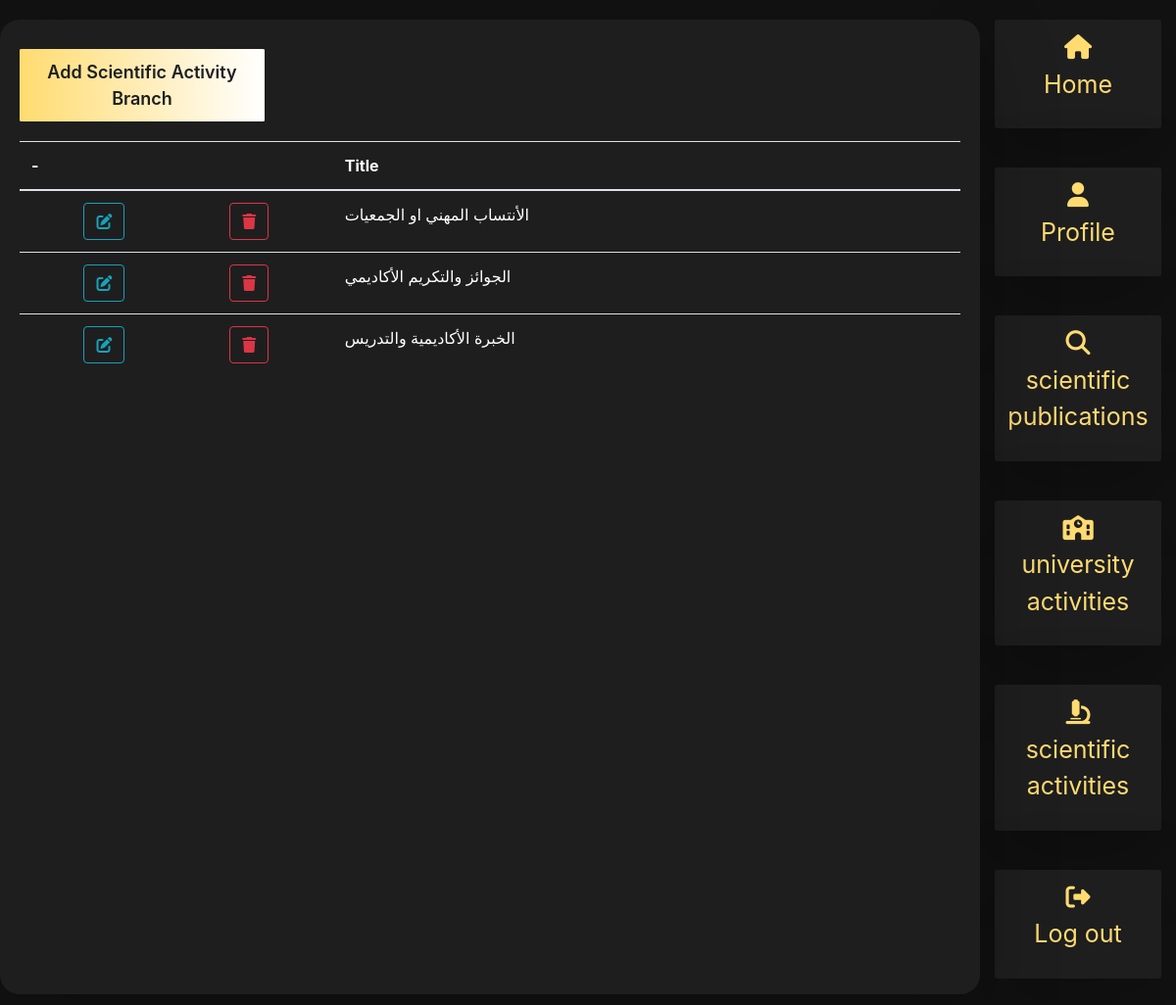
The app's page /dashboard/sa_branch/displaySABranch.php with its own data.
### tables this page shows
CREATE TABLE `sa_branch` (
  `id` int(11) NOT NULL,
  `title` varchar(255) NOT NULL
);

### dashboard/functions.php (called while the page is built, shortened)
<?php
require('connection.php');
require('sa_branch/sa_branch.php');
$db=new DBController();
$SABranch=new SABranch($db);
?>

### dashboard/sa_branch/sa_branch.php (called while the page is built, shortened)
<?php
class SABranch
{
    public $db = null;
    public function __construct(DBController $db)
    {
        $this->db = $db;
    }
    public function getData()
    {
        $result = $this->db->con->query("SELECT * FROM sa_branch");
        $resultArray = array();
        while ($item = mysqli_fetch_array($result, MYSQLI_ASSOC)) {
            $resultArray[] = $item;
        }
        return $resultArray;
    }
}

### dashboard/connection.php (called while the page is built, shortened)
<?php
class DBController{
  protected  $server = "localhost";
  protected  $user = "root";
  protected  $pass = "";
  protected $database = "maysaa";
  public function __construct(){
    $this->con = mysqli_connect($this->server, $this->user, $this->pass, $this->database);
  }
}

### dashboard/sa_branch/displaySABranch.php (the view, shortened to what this page needs)
<?php
include('../functions.php');
include("../header.php");
?>
<div class="container-fluid">
    <div class="row">
        <?php
        include("../sideNavv.php");
        ?>
        <div class="col-lg-10 col-md-9 col-sm-12 container-fluid thedetailll">
            <a href="addSABranch.php" class="addtotable">Add Scientific Activity Branch</a>
            <table class="table">
                <thead>
                    <tr>
                        <th scope="col">Title</th>
                        <th>-</th>
                    </tr>
                </thead>
                <tbody>
                    <?php
                    foreach ($SABranch->getData() as $sa_branch) :
                    ?>
                        <tr>
                            <td><?php echo $sa_branch["title"] ?></td>
                            <td>
                                <div class="d-flex justify-content-around">
                                    <form method="post">
                                        <button name="deleteItem" class="btn btn-outline-danger" type="submit"><i class="fa-solid fa-trash"></i></button>
                                    </form>
                                    <a href="<?php printf('%s?id=%s', 'updateSABranch.php',  $sa_branch['id']); ?>">
                                        <button class="btn btn-outline-info"><i class="fa-solid fa-edit"></i></button>
                                    </a>
                                </div>
                            </td>
                        </tr>
                    <?php
                    endforeach;
                    ?>
                </tbody>
            </table>
        </div>
    </div>
</div>
<?php
include("../footer.php")
?>

### assets/css/style.css (style rules this page uses)
:root { --bg-gradient-onyx: linear-gradient(to bottom right, hsl(240, 1%, 25%) 3%, hsl(0, 0%, 19%) 97%); --bg-gradient-jet: linear-gradient(to bottom right, hsla(240, 1%, 18%, 0.251) 0%, hsla(240, 2%, 11%, 0) 100%), hsl(240, 2%, 13%); --bg-gradient-yellow-1: linear-gradient(to bottom right, hsl(45, 100%, 71%) 0%, hsla(36, 100%, 69%, 0) 50%); --bg-gradient-yellow-2: linear-gradient(135deg, hsla(45, 100%, 71%, 0.251) 0%, hsla(35, 100%, 68%, 0) 59.86%), hsl(240, 2%, 13%); --border-gradient-onyx: linear-gradient(to bottom right, hsl(0, 0%, 25%) 0%, hsla(0, 0%, 25%, 0) 50%); --text-gradient-yellow: linear-gradient(to right, hsl(45, 100%, 72%), hsl(35, 100%, 68%)); --jet: hsl(0, 0%, 22%); --onyx: hsl(240, 1%, 17%); --eerie-black-1: hsl(240, 2%, 13%); --eerie-black-2: hsl(240, 2%, 12%); --smoky-black: hsl(0, 0%, 7%); --white-1: hsl(0, 0%, 100%); --white-2: hsl(0, 0%, 98%); --orange-yellow-crayola: hsl(45, 100%, 72%); --vegas-gold: hsl(45, 54%, 58%); --light-gray: hsl(0, 0%, 84%); --light-gray-70: hsla(0, 0%, 84%, 0.7); --bittersweet-shimmer: hsl(0, 43%, 51%); --ff-poppins: 'Poppins', sans-serif; --fs-1: 24px; --fs-2: 18px; --fs-3: 17px; --fs-4: 16px; --fs-5: 15px; --fs-6: 14px; --fs-7: 13px; --fs-8: 11px; --fs-9: 15px; --fw-300: 300; --fw-400: 400; --fw-500: 500; --fw-600: 600; --shadow-1: -4px 8px 24px hsla(0, 0%, 0%, 0.25); --shadow-2: 0 16px 30px hsla(0, 0%, 0%, 0.25); --shadow-3: 0 16px 40px hsla(0, 0%, 0%, 0.25); --shadow-4: 0 25px 50px hsla(0, 0%, 0%, 0.15); --shadow-5: 0 24px 80px hsla(0, 0%, 0%, 0.25); --transition-1: 0.25s ease; --transition-2: 0.5s ease-in-out; }
*, *::before, *::after { margin: 0; padding: 0; box-sizing: border-box; }
a { text-decoration: none; }
img, ion-icon, a, button, time, span { display: block; }
button { font: inherit; background: none; border: none; text-align: left; cursor: pointer; }
html { font-family: var(--ff-poppins); }
body { background: var(--smoky-black); }
@media (min-width: 580px) { :root { --fs-1: 32px; --fs-2: 24px; --fs-3: 26px; --fs-4: 18px; --fs-6: 15px; --fs-7: 15px; --fs-8: 12px; } }
@media (min-width: 1024px) { :root { --shadow-1: -4px 8px 24px hsla(0, 0%, 0%, 0.125); --shadow-2: 0 16px 30px hsla(0, 0%, 0%, 0.125); --shadow-3: 0 16px 40px hsla(0, 0%, 0%, 0.125); } }
.addtotable { display: inline-block; background: hsl(45deg 100% 72%); background: linear-gradient(90deg, hsl(45deg 100% 72%) 0%, rgba(255, 255, 255, 1) 100%); border: none; color: hsl(240deg 2% 12%); padding: 10px 10px; border-radius: 1%; margin: 10px 0; width: 250px; font-size: 18px; margin: 20px 0; font-weight: 600; text-align: center; }
.thedetailll { background-color: hsl(240deg 2% 12%); padding: 10px; border-radius: 2%; border-bottom: 1px; box-shadow: 0 24px 80px hsla(0, 0%, 0%, 0.25); padding: 10px 20px; margin: 20px 0; }
.table td, .table th { color: white; }

### records on screen
sa_branch: title "الأنتساب المهني او الجمعيات"
sa_branch: title "الجوائز والتكريم الأكاديمي"
sa_branch: title "الخبرة الأكاديمية والتدريس"
